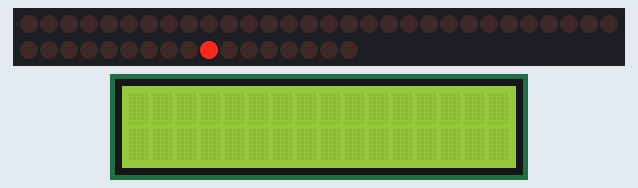
The sketch below on a simulated Arduino Uno, built with avr-gcc and run on an emulated ATmega328P. Parts: 47 shift-register outputs drawn as a row of LEDs (first output left, lit = HIGH), 16×2 character LCD. Wiring (inferred from the names in the program): 7 × shift register (74HC595): data A3; shift clock A5; latch A4; shift register (74HC595): data pin 11; shift clock pin 13; latch pin 12. Wiring (inferred from the signals the program sends): character LCD (HD44780): RS Q16; E Q2; data Q40, Q41, Q42, Q43, Q44, Q45, Q46, Q47; row of LEDs: on Q0, Q1, Q2, Q3, Q4, Q5, Q6, Q7, Q8, Q9, Q10, Q11, Q12, Q13, Q14, Q15, Q17, Q18, Q19, Q20, Q21, Q22, Q23, Q24, Q25, Q26, Q27, Q28, Q29, Q30, Q31, Q32, Q33, Q34, Q35, Q36, Q37, Q38, Q39, Q48, Q49, Q50, Q51, Q52, Q53, Q54, Q55.

Above: at 1.0 s.
At 4.48 s:
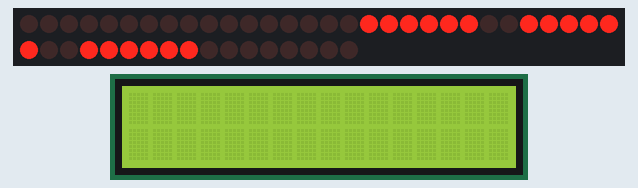
At 12.3 s:
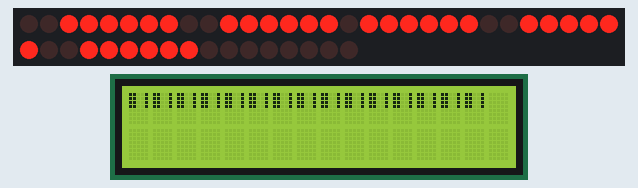
At 14.04 s:
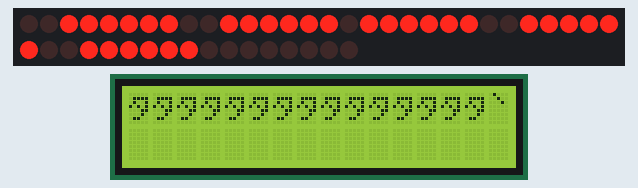
At 15.02 s:
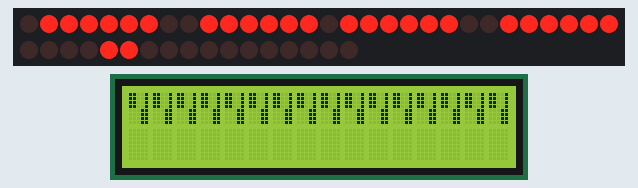
At 18.9 s:
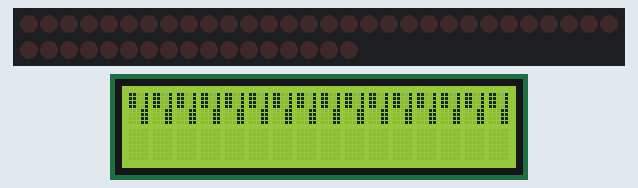

The sketch:

Code.ino
```cpp
// *** THE ELECTRONICS ADDA ***
#define max_char 100
int charIndex;
int scrollspeed = 15; //Set the scroll speed
int i;
int x;
int y;
char r_char;


char msg[105] = " HELLO EVERYONE! "; //Change the text here.


//Columns
int clockPin1 = A5; //Arduino pin connected to Clock Pin 11 of 74HC595
int latchPin1 = A4; //Arduino pin connected to Latch Pin 12 of 74HC595
int dataPin1 = A3;  //Arduino pin connected to Data Pin 14 of 74HC595

//Rows
int clockPin2 = 13; //Arduino pin connected to Clock Pin 11 of 74HC595
int latchPin2 = 12; //Arduino pin connected to Latch Pin 12 of 74HC595
int dataPin2 = 11;  //Arduino pin connected to Data Pin 14 of 74HC595


byte bitmap[8][7];

int numZones = sizeof(bitmap) / 8; // One Zone refers to one 8 x 8 Matrix ( Group of 8 columns)
int maxZoneIndex = numZones - 1;
int numCols = numZones * 8;


//Font-1
char alphabets[95][8] = {
  {0x00, 0x00, 0x00, 0x00, 0x00, 0x00, 0x00, 0x00}, // SPACE
  {0x00, 0x00, 0x00, 0xCf, 0xCf, 0x00, 0x00, 0x00}, // !
  {0x00, 0x07, 0x07, 0x00, 0x00, 0x07, 0x07, 0x00}, // "
  {0x14, 0x7f, 0x7f, 0x14, 0x14, 0x7f, 0x7f, 0x14}, // #
  {0x00, 0x24, 0x2e, 0x6b, 0x6b, 0x3a, 0x12, 0x00}, // $
  {0x00, 0x63, 0x33, 0x18, 0x0c, 0x66, 0x63, 0x00}, // %
  {0x00, 0x32, 0x7f, 0x4d, 0x4d, 0x77, 0x72, 0x50}, // &
  {0x00, 0x00, 0x00, 0x07, 0x07, 0x00, 0x00, 0x00}, // '
  {0x00, 0x00, 0x1c, 0x3e, 0x63, 0x41, 0x00, 0x00}, // (
  {0x00, 0x00, 0x41, 0x63, 0x3e, 0x1c, 0x00, 0x00}, // )
  //{0x08, 0x2a, 0x3e, 0x1c, 0x1c, 0x3e, 0x2a, 0x08}, // *
  {0x0,0xc,0x1e,0x3e,0x7c,0x3e,0x1e,0xc},            //* CORAZON
  {0x00, 0x08, 0x08, 0x3e, 0x3e, 0x08, 0x08, 0x00}, // +
  {0x00, 0x00, 0x80, 0xe0, 0x60, 0x00, 0x00, 0x00}, // ,
  {0x00, 0x08, 0x08, 0x08, 0x08, 0x08, 0x08, 0x00}, // -
  {0x00, 0x00, 0x00, 0x60, 0x60, 0x00, 0x00, 0x00}, // .
  {0x00, 0x40, 0x60, 0x30, 0x18, 0x0c, 0x06, 0x02}, // /
  {0x00, 0x3e, 0x7f, 0x49, 0x45, 0x7f, 0x3e, 0x00}, // 0
  {0x00, 0x40, 0x44, 0x7f, 0x7f, 0x40, 0x40, 0x00}, // 1
  {0x00, 0x62, 0x73, 0x51, 0x49, 0x4f, 0x46, 0x00}, // 2
  {0x00, 0x22, 0x63, 0x49, 0x49, 0x7f, 0x36, 0x00}, // 3
  {0x00, 0x18, 0x18, 0x14, 0x16, 0x7f, 0x7f, 0x10}, // 4
  {0x00, 0x27, 0x67, 0x45, 0x45, 0x7d, 0x39, 0x00}, // 5
  {0x00, 0x3e, 0x7f, 0x49, 0x49, 0x7b, 0x32, 0x00}, // 6
  {0x00, 0x03, 0x03, 0x79, 0x7d, 0x07, 0x03, 0x00}, // 7
  {0x00, 0x36, 0x7f, 0x49, 0x49, 0x7f, 0x36, 0x00}, // 8
  {0x00, 0x26, 0x6f, 0x49, 0x49, 0x7f, 0x3e, 0x00}, // 9
  {0x00, 0x00, 0x00, 0x24, 0x24, 0x00, 0x00, 0x00}, // :
  {0x00, 0x00, 0x80, 0xe4, 0x64, 0x00, 0x00, 0x00}, // ;
  {0x00, 0x08, 0x1c, 0x36, 0x63, 0x41, 0x41, 0x00}, // <
  {0x00, 0x14, 0x14, 0x14, 0x14, 0x14, 0x14, 0x00}, // =
  {0x00, 0x41, 0x41, 0x63, 0x36, 0x1c, 0x08, 0x00}, // >
  {0x00, 0x02, 0x03, 0x51, 0x59, 0x0f, 0x06, 0x00}, // ?
  {0x00, 0x3e, 0x7f, 0x41, 0x4d, 0x4f, 0x2e, 0x00}, // @
  {0x00, 0x7c, 0x7e, 0x0b, 0x0b, 0x7e, 0x7c, 0x00}, // A
  {0x00, 0x7f, 0x7f, 0x49, 0x49, 0x7f, 0x36, 0x00}, // B
  {0x00, 0x3e, 0x7f, 0x41, 0x41, 0x63, 0x22, 0x00}, // C
  {0x00, 0x7f, 0x7f, 0x41, 0x63, 0x3e, 0x1c, 0x00}, // D
  {0x00, 0x7f, 0x7f, 0x49, 0x49, 0x41, 0x41, 0x00}, // E
  {0x00, 0x7f, 0x7f, 0x09, 0x09, 0x01, 0x01, 0x00}, // F
  {0x00, 0x3e, 0x7f, 0x41, 0x49, 0x7b, 0x3a, 0x00}, // G
  {0x00, 0x7f, 0x7f, 0x08, 0x08, 0x7f, 0x7f, 0x00}, // H
  {0x00, 0x00, 0x41, 0x7f, 0x7f, 0x41, 0x00, 0x00}, // I
  {0x00, 0x20, 0x60, 0x41, 0x7f, 0x3f, 0x01, 0x00}, // J
  {0x00, 0x7f, 0x7f, 0x1c, 0x36, 0x63, 0x41, 0x00}, // K
  {0x00, 0x7f, 0x7f, 0x40, 0x40, 0x40, 0x40, 0x00}, // L
  {0x00, 0x7f, 0x7f, 0x06, 0x0c, 0x06, 0x7f, 0x7f}, // M
  {0x00, 0x7f, 0x7f, 0x0e, 0x1c, 0x7f, 0x7f, 0x00}, // N
  {0x00, 0x3e, 0x7f, 0x41, 0x41, 0x7f, 0x3e, 0x00}, // O
  {0x00, 0x7f, 0x7f, 0x09, 0x09, 0x0f, 0x06, 0x00}, // P
  {0x00, 0x1e, 0x3f, 0x21, 0x61, 0x7f, 0x5e, 0x00}, // Q
  {0x00, 0x7f, 0x7f, 0x19, 0x39, 0x6f, 0x46, 0x00}, // R
  {0x00, 0x26, 0x6f, 0x49, 0x49, 0x7b, 0x32, 0x00}, // S
  {0x00, 0x01, 0x01, 0x7f, 0x7f, 0x01, 0x01, 0x00}, // T
  {0x00, 0x3f, 0x7f, 0x40, 0x40, 0x7f, 0x3f, 0x00}, // U
  {0x00, 0x1f, 0x3f, 0x60, 0x60, 0x3f, 0x1f, 0x00}, // V
  {0x00, 0x7f, 0x7f, 0x30, 0x18, 0x30, 0x7f, 0x7f}, // W
  {0x00, 0x63, 0x77, 0x1c, 0x1c, 0x77, 0x63, 0x00}, // X
  {0x00, 0x07, 0x0f, 0x78, 0x78, 0x0f, 0x07, 0x00}, // Y
  {0x00, 0x61, 0x71, 0x59, 0x4d, 0x47, 0x43, 0x00}, // Z
  {0x00, 0x00, 0x7f, 0x7f, 0x41, 0x41, 0x00, 0x00}, // [
  {0x00, 0x02, 0x06, 0x0c, 0x18, 0x30, 0x60, 0x40}, // \

  {0x00, 0x00, 0x41, 0x41, 0x7f, 0x7f, 0x00, 0x00}, // ]
  {0x00, 0x04, 0x06, 0x03, 0x03, 0x06, 0x04, 0x00}, // ^
  {0x00, 0x80, 0x80, 0x80, 0x80, 0x80, 0x80, 0x80}, // _
  {0x00, 0x00, 0x00, 0x01, 0x03, 0x06, 0x04, 0x00}, // `
  {0x00, 0x20, 0x74, 0x54, 0x54, 0x7c, 0x78, 0x00}, // a
  {0x00, 0x7e, 0x7e, 0x48, 0x48, 0x78, 0x30, 0x00}, // b
  {0x00, 0x38, 0x7c, 0x44, 0x44, 0x44, 0x00, 0x00}, // c
  {0x00, 0x30, 0x78, 0x48, 0x48, 0x7e, 0x7e, 0x00}, // d
  {0x00, 0x38, 0x7c, 0x54, 0x54, 0x5c, 0x18, 0x00}, // e
  {0x00, 0x00, 0x08, 0x7c, 0x7e, 0x0a, 0x0a, 0x00}, // f
  {0x00, 0x98, 0xbc, 0xa4, 0xa4, 0xfc, 0x7c, 0x00}, // g
  {0x00, 0x7e, 0x7e, 0x08, 0x08, 0x78, 0x70, 0x00}, // h
  {0x00, 0x00, 0x48, 0x7a, 0x7a, 0x40, 0x00, 0x00}, // i
  {0x00, 0x00, 0x80, 0x80, 0x80, 0xfa, 0x7a, 0x00}, // j
  {0x00, 0x7e, 0x7e, 0x10, 0x38, 0x68, 0x40, 0x00}, // k
  {0x00, 0x00, 0x42, 0x7e, 0x7e, 0x40, 0x00, 0x00}, // l
  {0x00, 0x7c, 0x7c, 0x18, 0x38, 0x1c, 0x7c, 0x78}, // m
  {0x00, 0x7c, 0x7c, 0x04, 0x04, 0x7c, 0x78, 0x00}, // n
  {0x00, 0x38, 0x7c, 0x44, 0x44, 0x7c, 0x38, 0x00}, // o
  {0x00, 0xfc, 0xfc, 0x24, 0x24, 0x3c, 0x18, 0x00}, // p
  {0x00, 0x18, 0x3c, 0x24, 0x24, 0xfc, 0xfc, 0x00}, // q
  {0x00, 0x7c, 0x7c, 0x04, 0x04, 0x0c, 0x08, 0x00}, // r
  {0x00, 0x48, 0x5c, 0x54, 0x54, 0x74, 0x24, 0x00}, // s
  {0x00, 0x04, 0x04, 0x3e, 0x7e, 0x44, 0x44, 0x00}, // t
  {0x00, 0x3c, 0x7c, 0x40, 0x40, 0x7c, 0x7c, 0x00}, // u
  {0x00, 0x1c, 0x3c, 0x60, 0x60, 0x3c, 0x1c, 0x00}, // v
  {0x00, 0x1c, 0x7c, 0x70, 0x38, 0x70, 0x7c, 0x1c}, // w
  {0x00, 0x44, 0x6c, 0x38, 0x38, 0x6c, 0x44, 0x00}, // x
  {0x00, 0x9c, 0xbc, 0xa0, 0xe0, 0x7c, 0x3c, 0x00}, // y
  {0x00, 0x44, 0x64, 0x74, 0x5c, 0x4c, 0x44, 0x00}, // z
  {0x00, 0x00, 0x08, 0x3e, 0x77, 0x41, 0x00, 0x00}, // {
  {0x00, 0x00, 0x00, 0x7f, 0x7f, 0x00, 0x00, 0x00}, // |
  {0x00, 0x00, 0x41, 0x77, 0x3e, 0x08, 0x00, 0x00}, // }
  {0x00, 0x08, 0x04, 0x0c, 0x18, 0x01, 0x08, 0x00} // ~
};


////Font-2
//char alphabets[][8] = {
////static unsigned char font5x7[][6] PROGMEM= {
//{0x00,0x00,0x00,0x00,0x00,0x00}, // SPACE
//{0x0,0x0,0x0,0xdf, 0xdf, 0xdf, 0x0,0x0}, // !
//{0x00,0x00,0x07,0x00,0x07,0x00}, // "
//{0x00,0x14,0x7F,0x14,0x7F,0x14}, // #
//{0x00,0x24,0x2A,0x7F,0x2A,0x12}, // $
//{0x00,0x23,0x13,0x08,0x64,0x62}, // %
//{0x00,0x36,0x49,0x55,0x22,0x50}, // &
//{0x00,0x00,0x05,0x03,0x00,0x00}, // '
//{0x00,0x00,0x1C,0x22,0x41,0x00}, // (
//{0x00,0x00,0x41,0x22,0x1C,0x00}, // )
////{0x00,0x14,0x08,0x3E,0x08,0x14}, // *
//{0x0,0xc,0x1e,0x3e,0x7c,0x3e,0x1e,0xc},  //* CORAZON
//{ 0x0,0x18,0x18,0x7e,0x7e,0x18,0x18,0x0 }, // +
//{ 0x0,0x0,0xb0,0xb0,0xf0,0x70,0x0,0x0 }, // ,
//{ 0x0,0x18,0x18,0x18,0x18,0x18,0x18,0x0 }, // -
//{ 0x0,0xe0,0xe0,0xe0,0x0,0x0,0x0,0x0 }, // .
//{ 0x0,0xc0,0xe0,0x70,0x38,0x1c,0xe,0x6 }, // /
//
//{ 0x0,0x7e,0xff,0xf3,0xdb,0xcf,0xff,0x7e }, // 0
//{ 0x0,0xc0,0xc6,0xff,0xff,0xff,0xc0,0xc0 }, // 1
//{ 0x0,0xc6,0xe7,0xe3,0xf3,0xff,0xdf,0xce }, // 2
//{ 0x0,0x62,0xe3,0xc3,0xdb,0xdb,0xff,0x6e }, // 3
//{ 0x0,0x30,0x38,0x3c,0x36,0xff,0xff,0x30 }, // 4
//{ 0x0,0x67,0xcf,0xdb,0xdb,0xdb,0xfb,0x73 }, // 5
//{ 0x0,0x7e,0xff,0xf3,0xdb,0xdb,0xfb,0x72 }, // 6
//{ 0x0,0xe3,0xf3,0x33,0x1b,0xb,0xf,0x7 },    // 7
//{ 0x0,0x76,0xff,0xdb,0xdb,0xdb,0xff,0x76 }, // 8
//{ 0x0,0x4e,0xdf,0xdb,0xdb,0xfb,0xff,0x7e }, // 9
//
//{ 0x0,0x0,0x0,0xee,0xee,0xee,0x0,0x0 }, // :
//{ 0x0,0x0,0xb6,0xb6,0xf6,0x76,0x0,0x0 }, // ;
//{ 0x0,0x0,0x18,0x3c,0x66,0xc3,0x81,0x0 }, // <
//{ 0x0,0x6c,0x6c,0x6c,0x6c,0x6c,0x0,0x0 }, // =
//{ 0x0,0x0,0x81,0xc3,0x66,0x3c,0x18,0x0 }, // >
//{0x0,0x0,0x6,0x7,0xd3,0xdb,0x1f,0xe}, // ?
//{ 0x0,0x7e,0xc3,0xbd,0xa5,0xbd,0xa3,0x3e }, // @
//
//{0x0,0xfe, 0xff, 0x1b, 0x1b, 0x1b, 0xff, 0xfe}, // A
//{0x0,0xff, 0xff, 0xdb, 0xdb, 0xdb, 0xff, 0x7e}, // B
//{0x0,0x7e, 0xff, 0xc3,0xc3,0xc3,0xe7,0x66}, // C
//{0x0,0xff, 0xff, 0xc3,0xc3,0xc3,0xff, 0x7e}, // D
//{0x0,0xff, 0xff, 0xdb, 0xdb, 0xdb, 0xdb, 0xdb}, // E
//{0x0,0xff, 0xff, 0x1b, 0x1b, 0x1b, 0x3,0x3}, // F
//{0x0,0x7e, 0xff, 0xc3,0xdb, 0xdb, 0xfb, 0x72}, // G
//{0x0,0xff, 0xff, 0x18,0x18,0x18,0xff, 0xff}, // H
//{0x0,0xc3,0xc3,0xff, 0xff, 0xff, 0xc3,0xc3}, // I
//{0x0,0x60,0xe3,0xc3,0xff, 0x7f, 0x3,0x3}, // J
//{0x0,0xff, 0xff, 0x18,0x3c, 0x66,0xc3,0x81}, // K
//{0x0,0xff, 0xff, 0xc0,0xc0,0xc0,0xc0,0xc0}, // L
//{0x0, 0xff, 0xff, 0x6,0xc, 0x6,0xff, 0xff}, // M
//{0x0,0xff, 0xff, 0xe, 0x1c, 0x70,0xff, 0xff}, // N
//{0x0,0x7e, 0xff, 0xc3,0xc3,0xc3,0xff, 0x7e}, // O
//{0x0,0xff, 0xff, 0x1b, 0x1b, 0x1b, 0x1f, 0xe}, // P
//{0x0,0x7e, 0xff, 0xc3,0xd3,0xe3,0x7f, 0xbe}, // Q
//{0x0,0xff, 0xff, 0x3b, 0x7b, 0x5b, 0x9f, 0x8e}, // R
//{0x0,0x4e, 0xdf, 0xdb, 0xdb, 0xdb, 0xfb, 0x72}, // S
//{0x0,0x3,0x3,0xff, 0xff, 0xff, 0x3,0x3}, // T
//{0x0,0x7f, 0xff, 0xc0,0xc0,0xc0,0xff, 0x7f}, // U
//{0x0,0x3f, 0x7f, 0xe0,0xc0,0xe0,0x7f, 0x3f}, // V
//{0x0, 0x7f, 0xff, 0xe0,0x30,0xe0,0xff, 0x7f}, // W
//{0x00, 0xc3,0xe7,0x7c, 0x18,0x3c, 0xe7,0xc3}, // X
//{0x0,0xf, 0x1f, 0xfc, 0xf8,0xfc, 0x1f, 0xf}, // Y
//{0x0,0xe3,0xf3,0xd3,0xcb, 0xcf, 0xc7,0x0}, // Z
//
//{0x00,0x00,0x7F,0x41,0x41,0x00}, // [
//{ 0x0,0x6,0xe,0x1c,0x38,0x70,0xe0,0xc0 }, // backslash
//{0x00,0x00,0x41,0x41,0x7F,0x00}, // ]
//{0x00,0x04,0x02,0x01,0x02,0x04}, // ^
//{0x00,0x40,0x40,0x40,0x40,0x40}, // _
//{0x00,0x00,0x01,0x02,0x04,0x00}, // `
//
//{ 0x0,0x64,0xf6,0xd6,0xd6,0xde,0xfc,0x78 }, // a
//{ 0x0,0xff,0xff,0xd8,0xd8,0xd8,0xf8,0x70 }, // b
//{ 0x0,0x7c,0xfe,0xc6,0xc6,0xc6,0xee,0x6c }, // c
//{ 0x0,0x70,0xf8,0xd8,0xd8,0xd8,0xff,0xff }, // d
//{ 0x0,0x7c,0xfe,0xd6,0xd6,0xd6,0xde,0x4c }, // e
//{ 0x0,0xfe,0xff,0x1b,0x1b,0x3,0x7,0x6 }, // f
////{ 0x0,0x6c,0xde,0x92,0x92,0xd2,0xfe,0x7c }, // g
//{ 0x0,0xcc,0xde,0x9a,0xba,0xfa,0xde,0xc }, // g
//{ 0x0,0xff,0xff,0x18,0x18,0x18,0xf8,0xf0 }, // h
//{ 0x0,0x0,0xf6,0xf6,0xf6,0x0,0x0 }, // i
//{ 0x0,0x60,0xe0,0xc0,0xc0,0xcb,0xfb,0x78 }, // j
//{ 0x0,0xff,0xff,0x30,0x30,0xcc,0xcc,0x84 }, // k
//{ 0x0,0xc0,0xc0,0xc1,0xff,0xff,0xc0,0xc0 }, // l
//{ 0x0,0xfc,0xfe,0xe,0x1c,0xe,0xfe,0xfc }, // m
//{ 0x0,0xfe,0xfe,0xc,0x6,0x6,0xfe,0xfc }, // n
//{ 0x0,0x7c,0xfe,0xc6,0xc6,0xc6,0xfe,0x7c }, // o
//{ 0x0,0xfc,0xfe,0x36,0x36,0x36,0x3e,0x1c }, // p
//{ 0x0,0x1c,0x3e,0x36,0x36,0x36,0xfe,0xfe }, // q
//{ 0x0,0xfe,0xfc,0xe,0x6,0x6,0xe,0x1c }, // r
//{ 0x0,0x4c,0xde,0xd6,0xd6,0xd6,0xf6,0x74 }, // s
//{ 0x0,0x6,0x7f,0xff,0xc6,0xc0,0xe0,0x70 }, // t
//{ 0x0,0x7e,0xfe,0xc0,0xc0,0xc0,0xfe,0x7e }, // u
//{ 0x0,0x1e,0x7e,0xe0,0xc0,0xe0,0x7e,0x1e }, // v
//{ 0x0,0x7e,0xfe,0xe0,0x70,0xe0,0xfe,0x7e }, // w
//{ 0x0,0xc6,0xee,0x7c,0x38,0x7c,0xee,0xc6 }, // x
//{ 0x0,0x4e,0xde,0xd8,0xd8,0xd8,0xfe,0x7e }, // y
//{ 0x0,0xc6,0xe6,0xf6,0xd6,0xde,0xce,0xc6 }, // z
//{0x00,0x00,0x08,0x36,0x41,0x00}, // {
//};

////Font-3
// char alphabets[][8] = {
//  {0x00, 0x00, 0x00, 0x00, 0x00, 0x00, 0x00, 0x00}, {0x00, 0x00, 0x5F, 0x00, 0x00, 0x00, 0x00, 0x00}, {0x00, 0x00, 0x07, 0x00, 0x07, 0x00, 0x00, 0x00},
//  {0x00, 0x14, 0x7F, 0x14, 0x7F, 0x14, 0x00, 0x00}, {0x00, 0x24, 0x2A, 0x7F, 0x2A, 0x12, 0x00, 0x00}, {0x00, 0x23, 0x13, 0x08, 0x64, 0x62, 0x00, 0x00},
//  {0x00, 0x36, 0x49, 0x55, 0x22, 0x50, 0x00, 0x00}, {0x00, 0x00, 0x05, 0x03, 0x00, 0x00, 0x00, 0x00}, {0x00, 0x1C, 0x22, 0x41, 0x00, 0x00, 0x00, 0x00},
//  {0x00, 0x41, 0x22, 0x1C, 0x00, 0x00, 0x00, 0x00}, {0x00, 0x08, 0x2A, 0x1C, 0x2A, 0x08, 0x00, 0x00}, {0x00, 0x08, 0x08, 0x3E, 0x08, 0x08, 0x00, 0x00},
//  {0x00, 0xA0, 0x60, 0x00, 0x00, 0x00, 0x00, 0x00}, {0x00, 0x08, 0x08, 0x08, 0x08, 0x08, 0x00, 0x00}, {0x00, 0x60, 0x60, 0x00, 0x00, 0x00, 0x00, 0x00},
//  {0x00, 0x20, 0x10, 0x08, 0x04, 0x02, 0x00, 0x00}, {0x00, 0x3E, 0x51, 0x49, 0x45, 0x3E, 0x00, 0x00}, {0x00, 0x00, 0x42, 0x7F, 0x40, 0x00, 0x00, 0x00},
//  {0x00, 0x62, 0x51, 0x49, 0x49, 0x46, 0x00, 0x00}, {0x00, 0x22, 0x41, 0x49, 0x49, 0x36, 0x00, 0x00}, {0x00, 0x18, 0x14, 0x12, 0x7F, 0x10, 0x00, 0x00},
//  {0x00, 0x27, 0x45, 0x45, 0x45, 0x39, 0x00, 0x00}, {0x00, 0x3C, 0x4A, 0x49, 0x49, 0x30, 0x00, 0x00}, {0x00, 0x01, 0x71, 0x09, 0x05, 0x03, 0x00, 0x00},
//  {0x00, 0x36, 0x49, 0x49, 0x49, 0x36, 0x00, 0x00}, {0x00, 0x06, 0x49, 0x49, 0x29, 0x1E, 0x00, 0x00}, {0x00, 0x00, 0x36, 0x36, 0x00, 0x00, 0x00, 0x00},
//  {0x00, 0x00, 0xAC, 0x6C, 0x00, 0x00, 0x00, 0x00}, {0x00, 0x08, 0x14, 0x22, 0x41, 0x00, 0x00, 0x00}, {0x00, 0x14, 0x14, 0x14, 0x14, 0x14, 0x00, 0x00},
//  {0x00, 0x41, 0x22, 0x14, 0x08, 0x00, 0x00, 0x00}, {0x00, 0x02, 0x01, 0x51, 0x09, 0x06, 0x00, 0x00}, {0x00, 0x32, 0x49, 0x79, 0x41, 0x3E, 0x00, 0x00},
//  {0x00, 0x7E, 0x09, 0x09, 0x09, 0x7E, 0x00, 0x00}, {0x00, 0x7F, 0x49, 0x49, 0x49, 0x36, 0x00, 0x00}, {0x00, 0x3E, 0x41, 0x41, 0x41, 0x22, 0x00, 0x00},
//  {0x00, 0x7F, 0x41, 0x41, 0x22, 0x1C, 0x00, 0x00}, {0x00, 0x7F, 0x49, 0x49, 0x49, 0x41, 0x00, 0x00}, {0x00, 0x7F, 0x09, 0x09, 0x09, 0x01, 0x00, 0x00},
//  {0x00, 0x3E, 0x41, 0x41, 0x51, 0x72, 0x00, 0x00}, {0x00, 0x7F, 0x08, 0x08, 0x08, 0x7F, 0x00, 0x00}, {0x00, 0x41, 0x7F, 0x41, 0x00, 0x00, 0x00, 0x00},
//  {0x00, 0x20, 0x40, 0x41, 0x3F, 0x01, 0x00, 0x00}, {0x00, 0x7F, 0x08, 0x14, 0x22, 0x41, 0x00, 0x00}, {0x00, 0x7F, 0x40, 0x40, 0x40, 0x40, 0x00, 0x00},
//  {0x00, 0x7F, 0x02, 0x0C, 0x02, 0x7F, 0x00, 0x00}, {0x00, 0x7F, 0x04, 0x08, 0x10, 0x7F, 0x00, 0x00}, {0x00, 0x3E, 0x41, 0x41, 0x41, 0x3E, 0x00, 0x00},
//  {0x00, 0x7F, 0x09, 0x09, 0x09, 0x06, 0x00, 0x00}, {0x00, 0x3E, 0x41, 0x51, 0x21, 0x5E, 0x00, 0x00}, {0x00, 0x7F, 0x09, 0x19, 0x29, 0x46, 0x00, 0x00},
//  {0x00, 0x26, 0x49, 0x49, 0x49, 0x32, 0x00, 0x00}, {0x00, 0x01, 0x01, 0x7F, 0x01, 0x01, 0x00, 0x00}, {0x00, 0x3F, 0x40, 0x40, 0x40, 0x3F, 0x00, 0x00},
//  {0x00, 0x1F, 0x20, 0x40, 0x20, 0x1F, 0x00, 0x00}, {0x00, 0x3F, 0x40, 0x38, 0x40, 0x3F, 0x00, 0x00}, {0x00, 0x63, 0x14, 0x08, 0x14, 0x63, 0x00, 0x00},
//  {0x00, 0x03, 0x04, 0x78, 0x04, 0x03, 0x00, 0x00}, {0x00, 0x61, 0x51, 0x49, 0x45, 0x43, 0x00, 0x00}, {0x00, 0x7F, 0x41, 0x41, 0x00, 0x00, 0x00, 0x00},
//  {0x00, 0x02, 0x04, 0x08, 0x10, 0x20, 0x00, 0x00}, {0x00, 0x41, 0x41, 0x7F, 0x00, 0x00, 0x00, 0x00}, {0x00, 0x04, 0x02, 0x01, 0x02, 0x04, 0x00, 0x00},
//  {0x00, 0x80, 0x80, 0x80, 0x80, 0x80, 0x00, 0x00}, {0x00, 0x01, 0x02, 0x04, 0x00, 0x00, 0x00, 0x00}, {0x00, 0x20, 0x54, 0x54, 0x54, 0x78, 0x00, 0x00},
//  {0x00, 0x7F, 0x48, 0x44, 0x44, 0x38, 0x00, 0x00}, {0x00, 0x38, 0x44, 0x44, 0x28, 0x00, 0x00, 0x00}, {0x00, 0x38, 0x44, 0x44, 0x48, 0x7F, 0x00, 0x00},
//  {0x00, 0x38, 0x54, 0x54, 0x54, 0x18, 0x00, 0x00}, {0x00, 0x08, 0x7E, 0x09, 0x02, 0x00, 0x00, 0x00}, {0x00, 0x18, 0xA4, 0xA4, 0xA4, 0x7C, 0x00, 0x00},
//  {0x00, 0x7F, 0x08, 0x04, 0x04, 0x78, 0x00, 0x00}, {0x00, 0x00, 0x7D, 0x00, 0x00, 0x00, 0x00, 0x00}, {0x00, 0x80, 0x84, 0x7D, 0x00, 0x00, 0x00, 0x00},
//  {0x00, 0x7F, 0x10, 0x28, 0x44, 0x00, 0x00, 0x00}, {0x00, 0x41, 0x7F, 0x40, 0x00, 0x00, 0x00, 0x00}, {0x00, 0x7C, 0x04, 0x18, 0x04, 0x78, 0x00, 0x00},
//  {0x00, 0x7C, 0x08, 0x04, 0x7C, 0x00, 0x00, 0x00}, {0x00, 0x38, 0x44, 0x44, 0x38, 0x00, 0x00, 0x00}, {0x00, 0xFC, 0x24, 0x24, 0x18, 0x00, 0x00, 0x00},
//  {0x00, 0x18, 0x24, 0x24, 0xFC, 0x00, 0x00, 0x00}, {0x00, 0x00, 0x7C, 0x08, 0x04, 0x00, 0x00, 0x00}, {0x00, 0x48, 0x54, 0x54, 0x24, 0x00, 0x00, 0x00},
//  {0x00, 0x04, 0x7F, 0x44, 0x00, 0x00, 0x00, 0x00}, {0x00, 0x3C, 0x40, 0x40, 0x7C, 0x00, 0x00, 0x00}, {0x00, 0x1C, 0x20, 0x40, 0x20, 0x1C, 0x00, 0x00},
//  {0x00, 0x3C, 0x40, 0x30, 0x40, 0x3C, 0x00, 0x00}, {0x00, 0x44, 0x28, 0x10, 0x28, 0x44, 0x00, 0x00}, {0x00, 0x1C, 0xA0, 0xA0, 0x7C, 0x00, 0x00, 0x00},
//  {0x00, 0x44, 0x64, 0x54, 0x4C, 0x44, 0x00, 0x00}, {0x00, 0x08, 0x36, 0x41, 0x00, 0x00, 0x00, 0x00}, {0x00, 0x00, 0x7F, 0x00, 0x00, 0x00, 0x00, 0x00},
//  {0x00, 0x41, 0x36, 0x08, 0x00, 0x00, 0x00, 0x00}, {0x00, 0x02, 0x01, 0x01, 0x02, 0x01, 0x00, 0x00}, {0x00, 0x02, 0x05, 0x05, 0x02, 0x00, 0x00, 0x00}
//};


void clearBitmap()
{
  //Clear bitmap
  for (int row = 0; row < 8; row++) {
    for (int zone = 0; zone <= maxZoneIndex; zone++) {
      bitmap[row][zone] = 0;
    }
  }
}

void setup() {
  pinMode(latchPin1, OUTPUT);
  pinMode(clockPin1, OUTPUT);
  pinMode(dataPin1, OUTPUT);

  pinMode(latchPin2, OUTPUT);
  pinMode(clockPin2, OUTPUT);
  pinMode(dataPin2, OUTPUT);
  Serial.begin(9600);

  clearBitmap();

}

//FUNCTIONS
// Displays bitmap array in the matrix
void RefreshDisplay()
{
  for (int row = 0; row < 8; row++) {
    int rowbit = 1 << row;
    digitalWrite(latchPin2, LOW);//Hold latchPin LOW for transmitting data
    shiftOut(dataPin2, clockPin2, LSBFIRST, rowbit);   //Transmit data

    //Start sending column bytes
    digitalWrite(latchPin1, LOW);//Hold latchPin LOW for transmitting data

    //Shift out to each matrix
    for (int zone = maxZoneIndex; zone >= 0; zone--)
    {
      shiftOut(dataPin1, clockPin1, MSBFIRST, bitmap[row][zone]);
    }

    //flip both latches at once to eliminate flicker
    digitalWrite(latchPin1, HIGH);//Return the latch pin 1 high to signal chip
    digitalWrite(latchPin2, HIGH);//Return the latch pin 2 high to signal chip

    //Wait
    delayMicroseconds(100);
  }
}

// Converts row and colum to bitmap bit and turn it off/on
void Plot(int col, int row, bool isOn)
{
  int zone = col / 8;
  int colBitIndex = x % 8;
  byte colBit = 1 << colBitIndex;
  if (isOn)
    bitmap[row][zone] =  bitmap[y][zone] | colBit;
  else
    bitmap[row][zone] =  bitmap[y][zone] & (~colBit);
}

// Plot each character of the message one column at a time, updated the display, shift bitmap left.
void XProcess()
{

  for (charIndex = 0; charIndex < (sizeof(msg) - 1); charIndex++)
  {
    int alphabetIndex = msg[charIndex] - ' ';         // I changed '@' to ' ' to display the different alphabets
    if (alphabetIndex < 0) alphabetIndex = 0;

    //Draw one character of the message
    // Each character is 5 columns wide, loop two more times to create 2 pixel space betwen characters
    for (int col = 0; col < 8; col++)
    {
      for (int row = 0; row < 8; row++)
      {
        // Set the pixel to what the alphabet say for columns 0 thru 4, but always leave columns 5 and 6 blank.
        bool isOn = 0;
        if (col < 8) isOn = bitRead( alphabets[alphabetIndex][col], 7 - row ) == 1;
        Plot( numCols - 1, row, isOn); //Draw on the rightmost column, the shift loop below will scroll it leftward.
      }
      for (int refreshCount = 0; refreshCount < scrollspeed; refreshCount++)
        RefreshDisplay();
      //Shift the bitmap one column to left
      for (int row = 0; row < 8; row++)
      {
        for (int zone = 0; zone < numZones; zone++)
        {
          //This right shift would show as a left scroll on display because leftmost column is represented by least significant bit of the byte.
          bitmap[row][zone] = bitmap[row][zone] >> 1;
          // Shift over lowest bit from the next zone as highest bit of this zone.
          if (zone < maxZoneIndex) bitWrite(bitmap[row][zone], 7, bitRead(bitmap[row][zone + 1], 0));
        }
      }
    }
  }
}

void serialInput() {
  //check if serial is avaible an before reading a new message delete's the old message
  if (Serial.available()) {
    for (i = 0; i < 105; i++) {
      msg[i] = '\0';
    }
    //resests the index
    charIndex = 0;
  }
  //while is reading the message
  while (Serial.available()) {
    //the message can have up to 100 characters
    if (charIndex < (max_char - 1))
    {
      r_char = Serial.read();      // Reads a character
      msg[charIndex] = r_char;     // Stores the character in message array
      charIndex++;                     // Increment position
      msg[charIndex] = '\0';       // Delete the last position
    }
  }
}
void loop() {
  XProcess();
  serialInput();
}
```

Measured:
- what the display in image 0 shows lasts 0.7 s, from 1.0 s to 1.7 s
